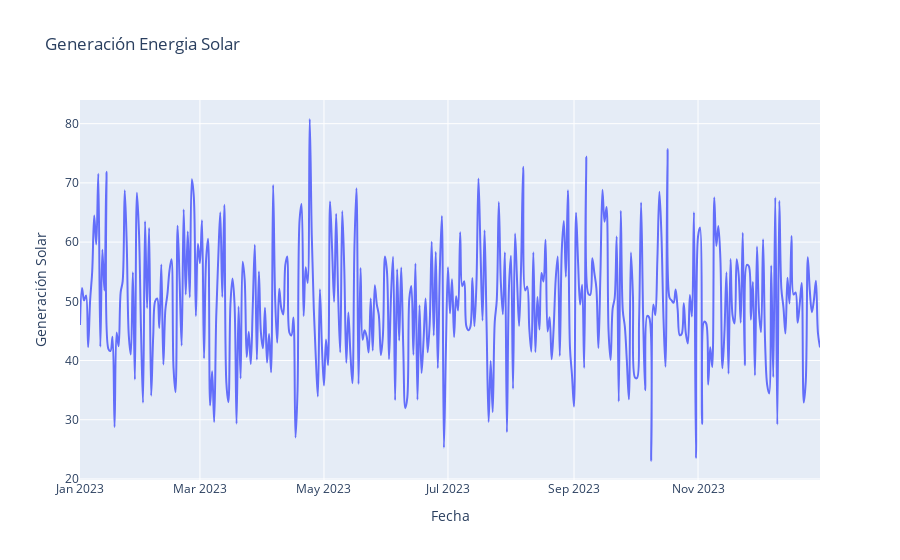

The cell this chart's notebook holds for it:
### Code cell
px.line(df, x='Fecha', y='Generación Solar', title='Generación Energia Solar', line_shape="spline")

### Figure 1 — Plotly figure (JSON) as saved in the notebook; plotly's stock layout.template omitted (floating-point values rounded to 4 significant figures; data arrays with more than 128 entries replaced by an {"elided": "..."} marker saying what was removed)
{"data": [{"hovertemplate": "Fecha=%{x}<br>Generación Solar=%{y}<extra></extra>", "legendgroup": "", "line": {"color": "#636efa", "dash": "solid", "shape": "spline"}, "marker": {"symbol": "circle"}, "mode": "lines", "name": "", "orientation": "v", "showlegend": false, "type": "scatter", "x": {"elided": "365 str values"}, "xaxis": "x", "y": {"elided": "365 float values"}, "yaxis": "y"}], "layout": {"legend": {"tracegroupgap": 0}, "title": {"text": "Generación Energia Solar"}, "xaxis": {"anchor": "y", "domain": [0, 1], "title": {"text": "Fecha"}}, "yaxis": {"anchor": "x", "domain": [0, 1], "title": {"text": "Generación Solar"}}}}
